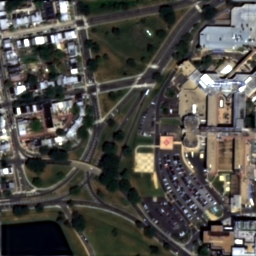
%> input picture Database/Fused_Images/AWLP.tif, 256 x 256 px
$ octave --eval "result = DoGFeat(rgb2gray(imread('../../../Database/Fused_Images/AWLP.tif')));"   (GNU Octave 9; MATLAB toolbox functions it lacks are replaced by stand-ins)
%> lines starting %> are read from the running program, lines starting %| are printed output that depends on the picture
### IQA_Methods/FRIQUEE/files/computeSigmaMap.m
%{
Author: Deepti Ghadiyaram

Description: Given an input gray scale image in the form of a 2-D array
(imGray), this method computes the local standard deviation map (also sigma
field)

1. Constructs 4 pair-wise product neighborhood maps as defined in [1]

2. Extracts the 16 features that are obtained from fitting an AGGD
(Asymmetric Generalized Gaussian Distribution).

3. Extracts 8 sample statistical features (kurtosis and skewness of each of
the 4 neighborhood maps).

Input: a MXN array of a gray-scale image.

Output: Features extracted on the 4 neighborhood maps.

Dependencies: This method depends on the following methods:
divisiveNormalization.m
estimateaggdparam.m

Reference:
[1] A. Mittal, A. K. Moorthy and A. C. Bovik, "No-reference image quality assessment in the spatial domain,"
IEEE Transactions on Image Processing , vol. 21, no. 12, pp. 4695-4708, December, 2012.
%}
function sigma = computeSigmaMap(imdist)
    window = fspecial('gaussian',7,7/6);
    window = window/sum(sum(window));
    % Compute a local mean map.
    mu = filter2(window, imdist, 'same');

    mu_sq = mu.*mu;

    % Compute a sigma map.
    sigma = sqrt(abs(filter2(window, imdist.*imdist, 'same') - mu_sq));
end

### IQA_Methods/FRIQUEE/files/divisiveNormalization.m
function [structdis,iMinusMu,mu,sigma]= divisiveNormalization(imdist)

    window = fspecial('gaussian',7,7/6);
    window = window/sum(sum(window));

    mu = filter2(window, imdist, 'same');
    mu_sq = mu.*mu;

    sigma = sqrt(abs(filter2(window, imdist.*imdist, 'same') - mu_sq));
    iMinusMu = (imdist-mu);
    structdis =iMinusMu./(sigma +1);
end

### IQA_Methods/FRIQUEE/files/estimateggdparam.m
function [gamparam sigma] = estimateggdparam(vec)
gam                              = 0.2:0.001:10;
r_gam                            = (gamma(1./gam).*gamma(3./gam))./((gamma(2./gam)).^2);
sigma_sq                         = mean((vec).^2);
sigma                            = sqrt(sigma_sq);
E                                = mean(abs(vec));
rho                              = sigma_sq/E^2;
[min_difference, array_position] = min(abs(rho - r_gam));
gamparam                         = gam(array_position);

### IQA_Methods/FRIQUEE/files/DoGFeat.m
%{
Author: Deepti Ghadiyaram

Description: Given an input RGB image, this method extracts the 564 FRIQUEE
features proposed in [1] in three different color spaces.

1. We first convert the given input image into different color spaces -
LAB, LMS, and HSI.

2. We then extract the required components from each of these color spaces
eg: Hue and Saturation components, M and S components.

3. We also compute the chroma map from the A and B components of the image
in LAB color space.

Input: a MXNX3 array upon reading any image.

Output: Features extracted in luminance, chroma, LMS color components of the
image.

Dependencies: This method depends on the following methods:
computeSigmaMap.m
divisiveNormalization.m
%}
function feat = DoGFeat(imGray)

    %Get the sigma map of the image.
    sigmaMap = computeSigmaMap(imGray);

    % Construct two Gaussian windows where sig2 = 1.5*sig1;
    k=1.5;

    window1 = fspecial('gaussian',7,7/6);
    window1 = window1/sum(sum(window1));

    window2 = fspecial('gaussian',7,7*k/6);
    window2 = window2/sum(sum(window2));

    %Compute DOG of the sigmaMap
    DoGSigma= filter2((window1-window2), sigmaMap, 'same');

    %Compute the sigmaMap of DoGSigma
    DoGSigma1 = computeSigmaMap(DoGSigma);

    %DNT of DOG of sigma.
    divNormDoGSigma = divisiveNormalization(DoGSigma);

    %shape, variance, skewness.
    [alpha,lsigma] = estimateggdparam(divNormDoGSigma(:));

    % Apply DNT on DoGSigma1
    divNormDoGSigma1 = divisiveNormalization(DoGSigma1);

    % The model features are the GGD parameters of divNormDoGSigma (DNT of
    % dogSigma)
    modelFeats = [alpha lsigma];

    % The sample statistical features are extracted from both
    % divNormDoGSigma and divNormDoGSigma1
    sampleFeats = [skewness(divNormDoGSigma(:)) kurtosis(divNormDoGSigma(:)) skewness(divNormDoGSigma1(:)) kurtosis(divNormDoGSigma1(:))];

    feat = [modelFeats sampleFeats];
end
%> in DoGFeat, `DoGSigma= filter2((window1-window2), sigmaMap, 'same');`:
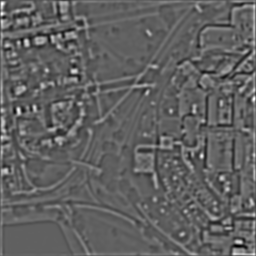
%> DoGSigma: size 256x256 double; min -15.86, max 25.9, mean 0.2; drawn with min black and max white
%> in divisiveNormalization, `structdis =iMinusMu./(sigma +1);`:
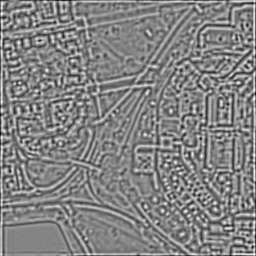
%> structdis: size 256x256 double; min -1.21, max 1.14, mean -0.00176; drawn with min black and max white
%> in estimateggdparam, `sigma_sq                         = mean((vec).^2);`: sigma_sq = 0.0933
%> in estimateggdparam, `sigma                            = sqrt(sigma_sq);`: sigma = 0.305
%> in estimateggdparam, `E                                = mean(abs(vec));`: E = 0.241
%> in estimateggdparam, `rho                              = sigma_sq/E^2;`: rho = 1.61
%> in estimateggdparam, `[min_difference, array_position] = min(abs(rho - r_gam));`: min_difference = 0.000101; array_position = 1624
%> in estimateggdparam, `gamparam                         = gam(array_position);`: gamparam = 1.82
%> in DoGFeat, `[alpha,lsigma] = estimateggdparam(divNormDoGSigma(:));`: lsigma = 0.305
%> in divisiveNormalization (call 2), `mu = filter2(window, imdist, 'same');`:
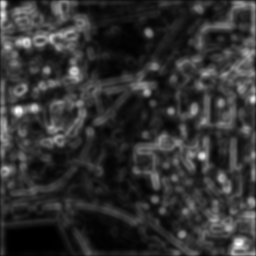
%> mu: size 256x256 double; min 0.00798, max 9.24, mean 1.81; drawn with min black and max white
%> in divisiveNormalization (call 2), `mu_sq = mu.*mu;`:
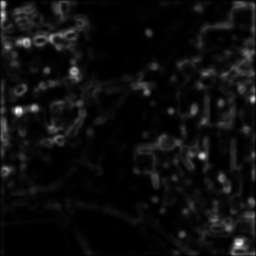
%> mu_sq: size 256x256 double; min 6.37e-05, max 85.34, mean 4.9; drawn with min black and max white
%> in divisiveNormalization (call 2), `sigma = sqrt(abs(filter2(window, imdist.*imdist, 'same') - mu_sq));`:
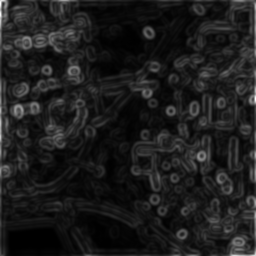
%> sigma: size 256x256 double; min 0.00136, max 4.01, mean 0.462; drawn with min black and max white
%> in divisiveNormalization (call 2), `iMinusMu = (imdist-mu);`:
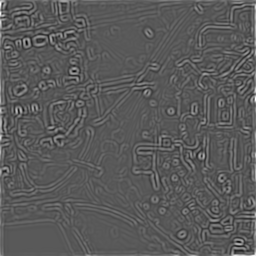
%> iMinusMu: size 256x256 double; min -1.87, max 3.45, mean 0.0176; drawn with min black and max white
%> in divisiveNormalization (call 2), `structdis =iMinusMu./(sigma +1);`:
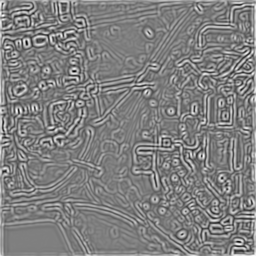
%> structdis: size 256x256 double; min -0.774, max 0.771, mean 0.00379; drawn with min black and max white
%> in DoGFeat, `modelFeats = [alpha lsigma];`: modelFeats = [1.82 0.305]
%> in DoGFeat, `sampleFeats = [skewness(divNormDoGSigma(:)) kurtosis(divNormDoGSigma(:..`: sampleFeats = [0.161 2.99 0.482 3.72]
%> in DoGFeat, `feat = [modelFeats sampleFeats];`: feat = [1.82 0.305 0.161 2.99 0.482 3.72]
